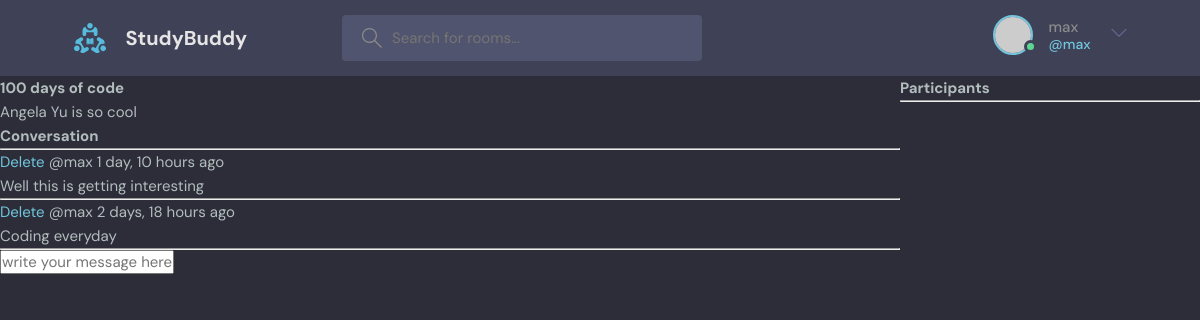
/room/2/ (signed in), run on the app's committed database.
### base/models.py (models this page shows, shortened)
class Room(models.Model):
    host = models.ForeignKey(User, on_delete=models.SET_NULL, null=True, blank=True)
    topic = models.ForeignKey(Topic, on_delete=models.SET_NULL, null=True, blank=True)
    name = models.CharField(max_length=200)
    description = models.TextField(null=True, blank=True)
    participant = models.ManyToManyField(User, related_name='participant', blank=True)
    updated = models.DateTimeField(auto_now=True)
    created = models.DateTimeField(auto_now_add=True)
    class Meta:
        ordering = ['-updated', '-created']

class Message(models.Model):
    user = models.ForeignKey(User, on_delete=models.CASCADE)
    room = models.ForeignKey(Room, on_delete=models.CASCADE)
    body = models.TextField()
    updated = models.DateTimeField(auto_now=True)
    created = models.DateTimeField(auto_now_add=True)
    class Meta:
        ordering = ['-updated', '-created']

### base/views.py (the view, shortened to what this page needs)
# urls.py: path('room/<str:pk>/', views.room, name='room'),
def room(request, pk):
    room = Room.objects.get(id=pk)
    room_messages = room.message_set.all()
    participants = room.participant.all()
    context = {'room': room, 'room_messages': room_messages, 'participants': participants}
    return render(request, 'base/room.html', context)

### base/templates/base/room.html (shortened to what this page needs)
{% extends "main.html" %}
{% block content %}
<div class="room-container">
    <div>
    <h1>{{room.name}}</h1>
    <p>{{room.description}}</p>
    <div class="comment-wrapper">
    <h3>Conversation</h3>
    <hr>
    {% for message in room_messages %}
    <div>
        {% if request.user == message.user %}
        <a href="{% url 'delete-message' message.id %}">Delete</a>
        {% endif %}
        <small>@{{message.user}}  {{message.created|timesince}} ago</small>
        <p>{{message.body}}</p>
        <hr>
    </div>
    {% endfor %}
</div>
{% if request.user.is_authenticated %}
<div class="comment-form">
    <form method="post" action=""">
        <input type="text" name="body" placeholder="write your message here ..."/>
    </form>
</div>
{% endif %}
</div>
<div>
    <h3>Participants</h3>
    <hr>
</div>
</div>
{% endblock content %}

### templates/navbar.html (shortened to what this page needs)
{% load static %}
<header class="header header--loggedIn">
    <div class="container">
      <a href="{% url 'home' %}" class="header__logo">
        <img src="{% static 'images/logo.svg' %}" />
        <h1>StudyBuddy</h1>
      </a>
      <form class="header__search", method="GET", {% url 'home' %}>
        <label>
          <input name="q" placeholder="Search for rooms..." />
        </label>
      <nav class="header__menu">
        {% if request.user.is_authenticated %}
        <div class="header__user">
          <a href="profile.html">
            <div class="avatar avatar--medium active">
              <img src="https://randomuser.me/api/portraits/men/37.jpg" />
            </div>
            <p>{{request.user.username}} <span>@{{request.user.username}}</span></p>
          </a>
          <button class="dropdown-button">
            <svg version="1.1" xmlns="http://www.w3.org/2000/svg" width="32" height="32" viewBox="0 0 32 32">
              <title>chevron-down</title>
              <path d="M16 21l-13-13h-3l16 16 16-16h-3l-13 13z"></path>
            </svg>
          </button>
        </div>
        {% else %}
        <a href="{% url 'login' %}">
          <img src="{% static 'images/avatar.svg' %}"/>
          <p>Login</p>
        </a>
        {% endif %}
      </nav>
    </div>
  </header>

### static/styles/style.css (style rules this page uses)
:root { --color-main: #71c6dd; --color-main-light: #e1f6fb; --color-dark: #3f4156; --color-dark-medium: #51546e; --color-dark-light: #696d97; --color-light: #e5e5e5; --color-gray: #8b8b8b; --color-light-gray: #b2bdbd; --color-bg: #2d2d39; --color-success: #5dd693; --color-error: #fc4b0b; }
* { font-family: "DM Sans", -apple-system, BlinkMacSystemFont, "Segoe UI", Roboto, Oxygen, Ubuntu, Cantarell, "Open Sans", "Helvetica Neue", sans-serif; margin: 0; padding: 0; box-sizing: border-box; text-rendering: optimizeLegibility; font-size: inherit; }
html { font-size: 56.25%; }
@media only screen and (min-width: 1200px) { html { font-size: 62.5%; } }
body { line-height: 1.6; font-weight: 400; font-size: 1.5rem; color: var(--color-light-gray); background-color: var(--color-bg); min-height: 100vh; }
img { width: 100%; }
a { display: inline-block; color: var(--color-main); text-decoration: none; }
.container { max-width: 120rem; width: 90%; margin: auto; }
.avatar { position: relative; display: inline-block; border-radius: 50%; border: 2px solid var(--color-main); }
.avatar img { display: block; border-radius: 50%; object-fit: cover; object-position: center; }
.avatar::after { content: ""; display: block; position: absolute; background-color: var(--color-gray); z-index: 111; border-radius: 50%; border: 0.3rem solid var(--color-dark); }
.avatar.active::after { background-color: var(--color-success); }
.avatar.avatar--medium img { width: 3.6rem; height: 3.6rem; border-radius: 50%; }
.avatar.avatar--medium:after { width: 0.7rem; height: 0.7rem; bottom: 0px; right: -6px; }
.header { padding: 1.5rem; background-color: var(--color-dark); }
.header > .container { display: flex; gap: 9.5rem; }
.header__logo, .header__user { display: flex; gap: 2rem; align-items: center; }
.header__logo > img { height: 3.2rem; width: 3.2rem; }
.header__logo > h1 { font-weight: 700; font-size: 2rem; color: var(--color-light); }
.header__search > label { background-color: var(--color-dark-medium); padding: 1.3rem 1rem; display: flex; align-items: center; gap: 1rem; border-radius: 4px; }
.header__search svg { fill: var(--color-gray); width: 2rem; height: 2rem; margin-left: 1rem; }
.header__search input { width: 30rem; background: transparent; border: none; outline: none; color: var(--color-light); }
.header__menu { margin-left: auto; position: relative; }
.header__menu a { display: flex; gap: 1.5rem; align-items: center; font-weight: 500; text-decoration: none; color: var(--color-gray); }
.header__menu img { height: 3.6rem; }
.header__menu p { line-height: 1.2; }
.header__menu span { color: var(--color-main); font-weight: 500; font-size: 1.4rem; display: block; }
.header__menu svg { width: 1.6rem; height: 1.6rem; fill: var(--color-dark-light); }
.dropdown-button { background: transparent; border: 0; outline: 0; cursor: pointer; }

### base/templates/base/room.html (style rules this page uses)
.room-container { display: grid; grid-template-columns: 3fr 1fr; }

### data on the page
Room: name "100 days of code", description "Angela Yu is so cool"
Message: shows "Delete", user "max", created "1 day, 10 hours", body "Well this is getting interesting"
Message: shows "Delete", user "max", created "2 days, 18 hours", body "Coding everyday"

### other printed values
{{ request.user.username }} "max"
